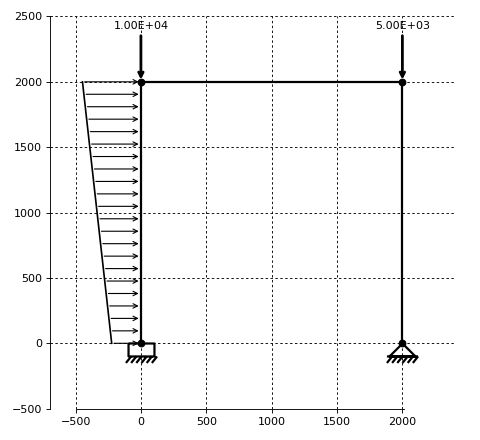

Generate this figure with Python:
#!/usr/bin/env python
# -*- coding: utf-8 -*-
"""
File to test the module sajou.
Example of the Book "Mechanics of Structures - Variational and computational methods"
page 284
"""
import matplotlib.pyplot as plt
import numpy as np
import pandas as pd
import sajou as sj

m = sj.Model(name='test model', dimensionality='2D')

# add nodes
n1 = m.node(0., 0.)
n2 = m.node(0., 2000.)
n3 = m.node(2000., 2000.)
n4 = m.node(2000., 0.)

# add segment
b1 = m.beam(node1=n1, node2=n2)
b2 = m.beam(node1=n2, node2=n3)
b3 = m.beam(node1=n3, node2=n4)

# create material
mat = m.material(name='Wood', data=(200e3, ), type='isotropic')

# create beam section
section1 = m.beam_section(name='rectangular 1', material=mat, data=(
    32e2, 2356e4), type='general')
section2 = m.beam_section(name='rectangular 2', material=mat, data=(
    66e2, 5245e4), type='general')

# add beam section to the beams
b1.assign_section(section1)
b2.assign_section(section1)
b3.assign_section(section2)

# Add border conditions
m.bc(node=n1, v1=0., v2=0., r3=0.)
m.bc(node=n4, v1=0., v2=0.)

# Add load
m.load(node=n3, f2=-5e3)
m.load(node=n2, f2=-10e3)

# Distributed load
b1.distributed_load(p1=-1, p2=-2, direction='y', coord_system='local')

fig = plt.figure(figsize=(6., 5.5))
ax = fig.add_subplot(111)

disp = sj.Display(theme='publication')

ax = disp.plot_geometry(ax=ax, model=m)
ax.spines['right'].set_color('none')
ax.spines['top'].set_color('none')
ax.spines['bottom'].set_smart_bounds(True)
ax.spines['left'].set_smart_bounds(True)
ax.xaxis.set_ticks_position('bottom')
ax.yaxis.set_ticks_position('left')
ax.set_xlim(xmin=-800, xmax=2500)


plt.tight_layout()
